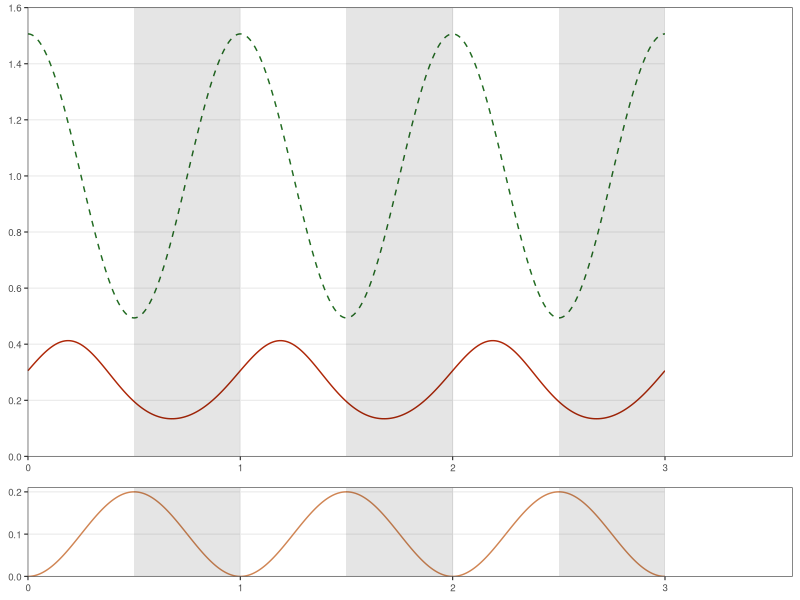

R code for this plot:
library(deSolve)
library(ggplot2)
library(cowplot)
library(tidyverse)

### Protein synthesis, Fs_j (External variable / forcing function)
synth_fc_amp <- 3.05
amp <-  1 - 2/(synth_fc_amp+1)              # fraction of protein synthesis
freq <- 1/24                                # oscillations/h
phase <- 0.5*pi
const <- 1
Fs_j <- function(t, a = amp, f = freq, p = phase, c = const) {
  a * sin(2*pi*f * t + p) + c
}

# Specific deg. rate, kd_j (External variable / forcing function)
amp_d <- 0.1                                # h-1
freq_d <- 1/24                              # oscillations/h
phase_d <- 1.5*pi 
const_d <- 0.1
kd_j <- function(t, a = amp_d, f = freq_d, p = phase_d, c = const_d) {
  a * sin(2*pi*f * t + p) + c
}

# # Specific deg rate on/off, kd_j (External variable / forcing function)
# kd_j <- function(time, max_d = 0.04) {
#   ((as.integer(time/12)) %% 2)*max_d
# }

# Protein oscillation model
model <- function(time, state, parameters) {
  with(as.list(c(state, parameters)), {
    # rate of change
    dFp_j <- Fs_j(time) * (mu + kd_mean) - Fp_j * (mu + kd_j(time))
    
    # return rate of change
    list(c(dFp_j))
  })
}

# Define state variable and initial value
start_state <- c(Fp_j = 1)

# Define parameters and their values
parameters <- list(c(mu = 0.018, kd_mean = 0.010))

# Set time span and step interval
times <- seq(0, 24*10, by = 0.02)

# Simulate protein oscillations 
p_frac <- list()
for(i in 1:length(parameters)) {
  out <- ode(y = start_state, times = times, func = model, parms = parameters[[i]])
  out <- out %>% as_tibble %>% mutate(time = as.numeric(time),
                                      frac = as.numeric(Fp_j),
                                      frac_of = "Abundance") %>% select(-Fp_j)
  
  p_frac <- append(p_frac, list(out))
}
rm(out, i)

# Generate synthesis data for plotting
s_frac <- tibble(time = times,
                 frac = Fs_j(times),
                 frac_of = "Synthesis")

# Generate kd_j data for plotting
deg <- tibble(time = times,
              kd_j = kd_j(times),
              data = "kd_j")

# Combine abundace and synthesis data in each simulation into one tibble
fraction_l <- list()
for(i in 1:length(p_frac)) {
  f <- bind_rows(p_frac[[i]], s_frac)
  fraction_l <- append(fraction_l, list(f))
}
rm(p_frac, s_frac, f, i)

# Create variable representing parameter values in each simulation
for(i in 1:length(fraction_l)) {
  fraction_l[[i]] <- fraction_l[[i]] %>%
    mutate(muX = "mu = ", mu = parameters[[i]]["mu"],
           kd_meanX = "kd_mean = ", kd_mean = parameters[[i]]["kd_mean"]) %>%
    unite("mu", muX:mu, sep = "", remove = T) %>%
    unite("kd_mean", kd_meanX:kd_mean, sep = "", remove = T)
  
}

# Combine data from all simulations into one tibble for plotting 
fraction <- bind_rows(fraction_l) %>%
  mutate(mu = as.factor(mu),
         kd_mean = as.factor(kd_mean),
         frac_of = factor(frac_of, levels = c("Synthesis", "Abundance"), ordered = T))

# Make new time axis to display steady state oscillations only. Convert time unit to days.
fraction <- fraction %>% mutate(time_d = (time - 168)/24)
deg <- deg %>% mutate(time_d = (time - 168)/24)

# Calculate relative protein amplitude (max/min)
max <- fraction %>% filter(time_d > 0 & frac_of == "Abundance") %>%
  summarise(m = max(frac)) %>% as.numeric
min <- fraction %>% filter(time_d > 0 & frac_of == "Abundance") %>%
  summarise(m = min(frac)) %>% as.numeric
prot_fc_amp <- max/min
#summary(filter(fraction, time_d > 0 & frac_of == "Abundance"))
  
# Plots (for publication)

# Plot abundance fraction and synthesis fraction vs time
f <- ggplot(fraction, 
            aes(x = time_d, y = frac, group = frac_of, color = frac_of, linetype = frac_of)) +
  geom_line() +
  scale_y_continuous(limits = c(0, 1.6),
                     breaks = seq(0, 2, 0.2),
                     expand = expansion(mult = 0)) +
  scale_x_continuous(limits = c(0, 3.6),
                     breaks = seq(0, 3, 1),
                     expand = expansion(mult = c(0, 0))) +
  scale_color_manual(values = c("#216b21ff", "#AE2708")) +
  scale_linetype_manual(values = c("dashed", "solid")) +
  theme_bw() +
  theme(legend.position = "none",
        line = element_line(size = 0.4),
        panel.border = element_rect(size = 0.2, fill = NA),
        strip.background = element_blank(),
        strip.text = element_blank(),
        axis.text = element_text(size = 7),
        axis.title = element_blank(),
        panel.grid.minor.y = element_blank(),
        panel.grid.minor.x = element_blank()) +
  annotate(
    "rect", fill="black", alpha=0.1,
    xmin=0.5, xmax=1,
    ymin=0, ymax=1.6) +
  annotate(
    "rect", fill="black", alpha=0.1,
    xmin=1.5, xmax=2,
    ymin=0, ymax=1.6) +
  annotate(
    "rect",fill="black", alpha=0.1,
    xmin=2.5, xmax=3,
    ymin=0, ymax=1.6) +
  annotate(
    "rect", fill="white",
    xmin=3, xmax=3.6,
    ymin=0, ymax=1.6)

# Plot degradation rate (kd_j) vs time
d <- ggplot(deg, aes(x = time_d, y = kd_j)) +
  geom_line(color =  "#d08554ff") +
  scale_y_continuous(limits = c(0, 1.05*max(deg$kd_j)),
                     breaks = seq(0, 2*max(deg$kd_j), max(deg$kd_j)/2),
                     expand = expansion(mult = 0)) +
  scale_x_continuous(limits = c(0, 3.6),
                     breaks = seq(0, 3, 1),
                     expand = expansion(mult = c(0, 0))) +
  theme_bw() +
  theme(legend.position = "none",
        line = element_line(size = 0.4),
        panel.border = element_rect(size = 0.2, fill = NA),
        strip.background = element_blank(),
        strip.text = element_blank(),
        axis.text = element_text(size = 7),
        axis.title = element_blank(),
        panel.grid.minor.y = element_blank(),
        panel.grid.minor.x = element_blank()) +
  annotate(
    "rect", fill="black", alpha=0.1,
    xmin=0.5, xmax=1,
    ymin=0, ymax=1.05*max(deg$kd_j)) +
  annotate(
    "rect", fill="black", alpha=0.1,
    xmin=1.5, xmax=2,
    ymin=0, ymax=1.05*max(deg$kd_j)) +
  annotate(
    "rect",fill="black", alpha=0.1,
    xmin=2.5, xmax=3,
    ymin=0, ymax=1.05*max(deg$kd_j)) +
  annotate(
    "rect", fill="white",
    xmin=3, xmax=3.6,
    ymin=0, ymax=1.05*max(deg$kd_j))

# Arrange fraction plot and degradation plot in one figure
plot_grid(f, d, 
          nrow = 2, ncol = 1,
          align = "v", rel_heights = c(4,1),
          axis = "lr")

# ggsave(file ="path",
#        plot = f, height=5.1, width=5.6, units = "cm")
# ggsave(file ="path",
#        plot = d, height=1.5, width=5.6, units = "cm")
